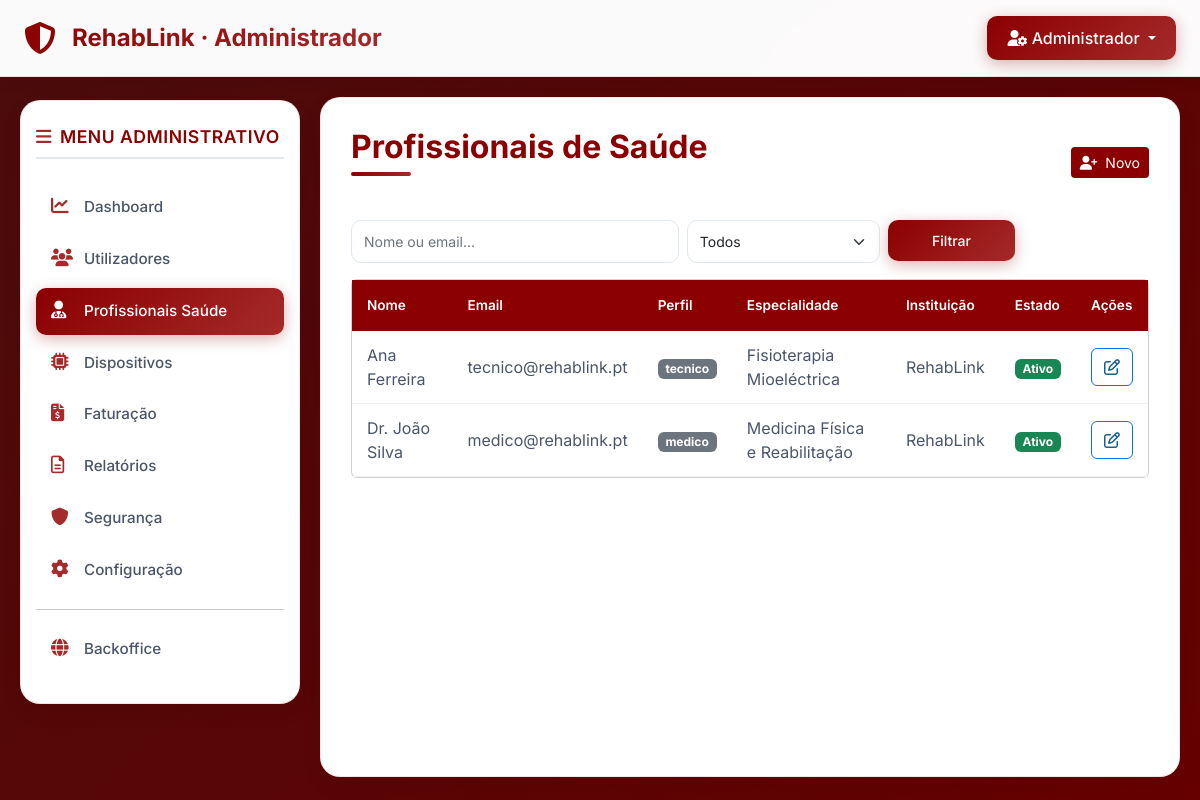
Page /private/admin/profissionais_saude/gestao_PS.php (signed in) on the committed database.
### tables this page shows
CREATE TABLE IF NOT EXISTS profissionais (
    id              INT UNSIGNED AUTO_INCREMENT PRIMARY KEY,
    utilizador_id   INT UNSIGNED        NOT NULL UNIQUE,
    numero_ordem    VARCHAR(30)         NULL,
    especialidade   VARCHAR(100)        NULL,
    instituicao     VARCHAR(150)        NULL,
    contacto        VARCHAR(20)         NULL,
    FOREIGN KEY (utilizador_id) REFERENCES utilizadores(id) ON DELETE CASCADE
);

CREATE TABLE IF NOT EXISTS utilizadores (
    id            INT UNSIGNED AUTO_INCREMENT PRIMARY KEY,
    nome          VARCHAR(150)        NOT NULL,
    email         VARCHAR(255)        NOT NULL UNIQUE,
    password_hash VARCHAR(255)        NOT NULL,
    perfil        ENUM('admin','medico','tecnico','utente') NOT NULL,
    ativo         BOOLEAN             NOT NULL DEFAULT TRUE,
    criado_em     DATETIME            NOT NULL DEFAULT CURRENT_TIMESTAMP,
    ultimo_login  DATETIME            NULL,
    INDEX idx_email  (email),
    INDEX idx_perfil (perfil)
);

### config/app.php (called while the page is built, shortened)
<?php
function h(string $valor): string {
    return htmlspecialchars($valor, ENT_QUOTES | ENT_SUBSTITUTE, 'UTF-8');
}

### private/admin/profissionais_saude/gestao_PS.php (the view, shortened to what this page needs)
<?php
require_once __DIR__.'/../../../config/app.php';
require_once __DIR__.'/../../../includes/header_admin.php';
require_once __DIR__.'/../../../includes/sidebar_admin.php';
$db=getDB(); $q=trim($_GET['q']??''); $fc=$_GET['cargo']??'';
$pa=max(1,(int)($_GET['pagina']??1)); $pp=15; $off=($pa-1)*$pp;
$wh='WHERE 1=1'; $par=[];
$st=$db->prepare("SELECT u.id,u.nome,u.email,u.perfil,u.ativo,p.especialidade,p.instituicao FROM utilizadores u JOIN profissionais p ON p.utilizador_id=u.id $wh ORDER BY u.nome LIMIT $pp OFFSET $off");
$st->execute($par);$prof=$st->fetchAll();
?>
<main class="content">
<div class="d-flex justify-content-between align-items-center mb-4">
  <h1>Profissionais de Saúde</h1>
  <a href="registo_PS.php" class="btn btn-sm" style="background:#8B0000;color:#fff;"><i class="fa-solid fa-user-plus me-2"></i>Novo</a>
</div>
<form method="GET" class="row g-2 mb-3">
  <div class="col-md-5"><input type="text" name="q" class="form-control form-control-sm" placeholder="Nome ou email..." value="<?=h($q)?>"></div>
  <div class="col-md-3"><select name="cargo" class="form-select form-select-sm"><option value="">Todos</option></select></div>
  <div class="col-md-2"><button type="submit" class="btn btn-sm btn-secondary w-100">Filtrar</button></div>
</form>
<div class="card"><div class="table-responsive"><table class="table table-hover mb-0">
<thead class="table-light"><tr><th>Nome</th><th>Email</th><th>Perfil</th><th>Especialidade</th><th>Instituição</th><th>Estado</th><th>Ações</th></tr></thead>
<tbody><?php if(empty($prof)):?><tr><td colspan="7" class="text-center text-muted py-4">Sem resultados.</td></tr><?php else:foreach($prof as $p):?>
<tr><td><?=h($p['nome'])?></td><td><?=h($p['email'])?></td><td><span class="badge bg-secondary"><?=h($p['perfil'])?></span></td>
<td><?=h($p['especialidade']??'—')?></td><td><?=h($p['instituicao']??'—')?></td>
<td><?=$p['ativo']?'<span class="badge bg-success">Ativo</span>':'<span class="badge bg-danger">Inativo</span>'?></td>
<td><a href="editar_profissional.php?id=<?=$p['id']?>" class="btn btn-xs btn-outline-primary"><i class="fa-regular fa-pen-to-square"></i></a></td>
</tr><?php endforeach;endif;?></tbody></table></div></div>
</main>
<?php require_once __DIR__.'/../../../includes/footer.php'; ?>

### public/assets/css/admin.css (style rules this page uses)
* { margin: 0; padding: 0; box-sizing: border-box; font-family: 'Inter', sans-serif; }
body { background: linear-gradient(135deg, #4a0c0c 0%, #660000 100%); min-height: 100vh; }
.btn-secondary { background: linear-gradient(135deg, #8B0000 0%, #A52A2A 100%); border: none; padding: 10px 20px; border-radius: 10px; font-weight: 500; transition: all 0.3s ease; box-shadow: 0 4px 15px rgba(139, 0, 0, 0.3); }
.content { flex: 1; background: white; border-radius: 20px; padding: 30px; box-shadow: 0 8px 25px rgba(0, 0, 0, 0.05); border: 1px solid rgba(139, 0, 0, 0.1); animation: fadeIn 0.6s ease-out; }
h1 { color: #8B0000; font-size: 2rem; font-weight: 700; margin-bottom: 20px; position: relative; padding-bottom: 10px; }
h1:after { content: ''; position: absolute; bottom: 0; left: 0; width: 60px; height: 4px; background: linear-gradient(135deg, #8B0000 0%, #A52A2A 100%); border-radius: 2px; }
.table { margin-bottom: 0; }
.table thead th { background: #8B0000; color: white; font-weight: 600; font-size: 0.85rem; padding: 15px; border: none; }
.table tbody tr { transition: all 0.3s ease; }
.table td { padding: 12px 15px; vertical-align: middle; color: #4a5568; border-bottom: 1px solid #edf2f7; }
.table th { background: #8B0000; color: white; font-weight: 600; }
.table td { vertical-align: middle; }
.table a { color: #1a5f8a; text-decoration: none; }
.form-control, .form-select { border: 1px solid #e2e8f0; border-radius: 10px; padding: 10px 12px; }

### rows in the picture
profissionais: utilizador.nome "Ana Ferreira", utilizador.email "tecnico@rehablink.pt", utilizador.perfil "tecnico", especialidade "Fisioterapia Mioeléctrica", instituicao "RehabLink"
profissionais: utilizador.nome "Dr. João Silva", utilizador.email "medico@rehablink.pt", utilizador.perfil "medico", especialidade "Medicina Física e Reabilitação", instituicao "RehabLink"

### other values in the picture
$nome_admin "Administrador"
